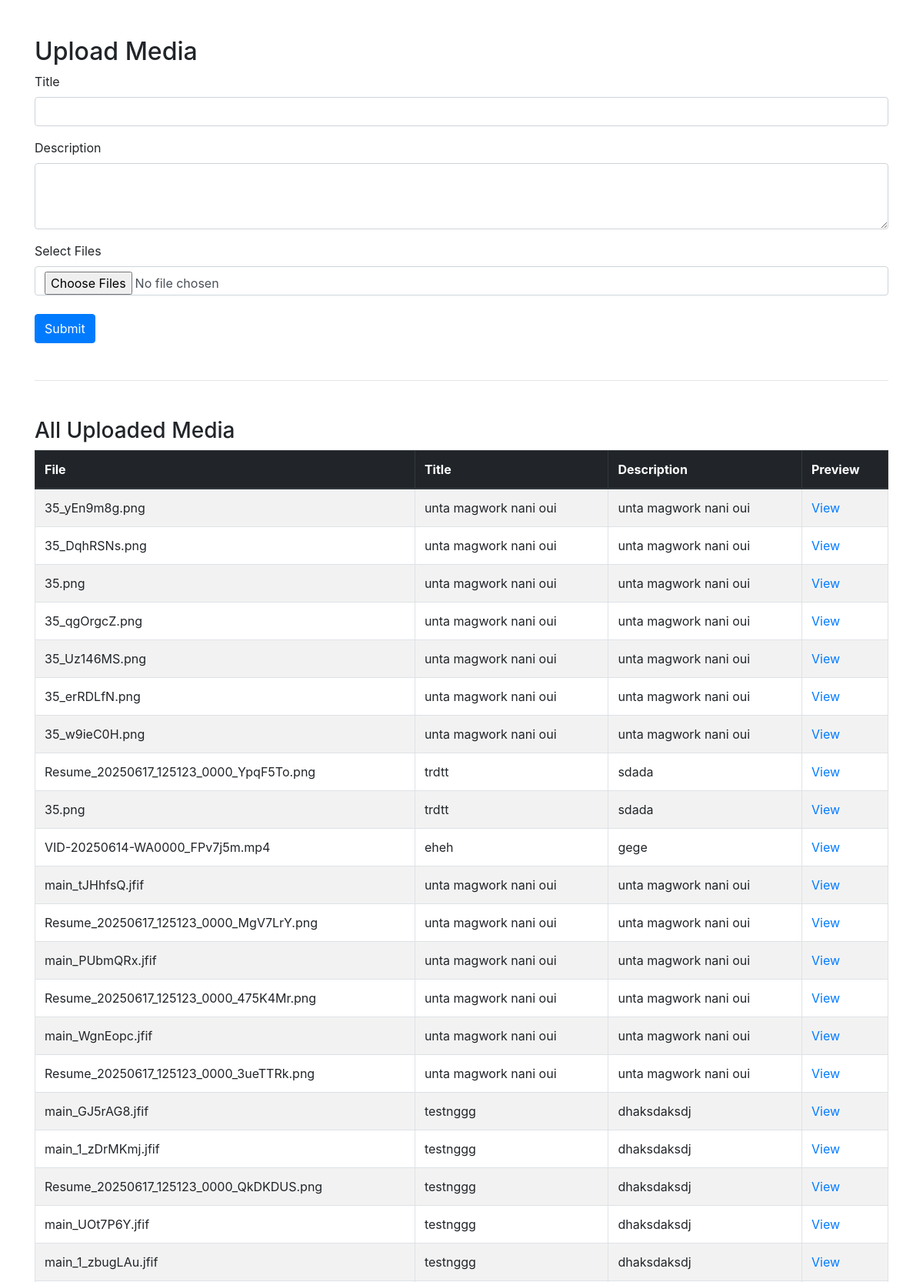
The app's page /agallery/ (upper part) with its own data.
### authentication/models.py (models this page shows)
class Files(models.Model):
    file = models.FileField(upload_to='files/')
    title = models.CharField(max_length=255)
    description = models.TextField()

### authentication/views.py (the view, shortened to what this page needs)
# urls.py: path('agallery/', views.agallery, name="agallery"),
def agallery(request):
    all_files = Files.objects.all().order_by('-id')
    return render(request, "authentication/admin/agallery.html", {
        'files': all_files
    })

### templates/authentication/admin/agallery.html (shortened to what this page needs)
<!DOCTYPE html>
<html>
<head>
    <link rel="stylesheet" href="https://cdn.jsdelivr.net/npm/bootstrap@4.1.3/dist/css/bootstrap.min.css">
</head>
<body class="container mt-5">
    <h2>Upload Media</h2>
    <form method="post" enctype="multipart/form-data">
        <div class="form-group">
            <label>Title</label>
            <input type="text" name="title" class="form-control" required>
        </div>
        <div class="form-group">
            <label>Description</label>
            <textarea name="description" rows="3" class="form-control" required></textarea>
        </div>
        <div class="form-group">
            <label>Select Files</label>
            <input type="file" name="files" multiple accept="image/*,video/*,audio/*" class="form-control" required>
        </div>
        <button type="submit" class="btn btn-primary mt-2">Submit</button>
    </form>
<hr class="my-5">
<h3>All Uploaded Media</h3>
<table class="table table-bordered table-striped">
    <thead class="thead-dark">
        <tr>
            <th>File</th>
            <th>Title</th>
            <th>Description</th>
            <th>Preview</th>
        </tr>
    </thead>
    <tbody>
        {% for file in files %}
        <tr>
            <td>{{ file.file.name|slice:"6:" }}</td>
            <td>{{ file.title }}</td>
            <td>{{ file.description }}</td>
            <td><a href="{{ file.file.url }}" target="_blank">View</a></td>
        </tr>
        {% empty %}
        <tr>
            <td colspan="4" class="text-center">No media uploaded yet.</td>
        </tr>
        {% endfor %}
    </tbody>
</table>
</body>
</html>

### records on screen
Files: file.name "35_yEn9m8g.png", title "unta magwork nani oui", description "unta magwork nani oui"
Files: file.name "35_DqhRSNs.png", title "unta magwork nani oui", description "unta magwork nani oui"
Files: file.name "35.png", title "unta magwork nani oui", description "unta magwork nani oui"
Files: file.name "35_qgOrgcZ.png", title "unta magwork nani oui", description "unta magwork nani oui"
Files: file.name "35_Uz146MS.png", title "unta magwork nani oui", description "unta magwork nani oui"
Files: file.name "35_erRDLfN.png", title "unta magwork nani oui", description "unta magwork nani oui"
Files: file.name "35_w9ieC0H.png", title "unta magwork nani oui", description "unta magwork nani oui"
Files: file.name "Resume_20250617_125123_0000_YpqF5To.png", title "trdtt", description "sdada"
Files: file.name "35.png", title "trdtt", description "sdada"
Files: file.name "VID-20250614-WA0000_FPv7j5m.mp4", title "eheh", description "gege"
Files: file.name "main_tJHhfsQ.jfif", title "unta magwork nani oui", description "unta magwork nani oui"
Files: file.name "Resume_20250617_125123_0000_MgV7LrY.png", title "unta magwork nani oui", description "unta magwork nani oui"
Files: file.name "main_PUbmQRx.jfif", title "unta magwork nani oui", description "unta magwork nani oui"
Files: file.name "Resume_20250617_125123_0000_475K4Mr.png", title "unta magwork nani oui", description "unta magwork nani oui"
Files: file.name "main_WgnEopc.jfif", title "unta magwork nani oui", description "unta magwork nani oui"
Files: file.name "Resume_20250617_125123_0000_3ueTTRk.png", title "unta magwork nani oui", description "unta magwork nani oui"
Files: file.name "main_GJ5rAG8.jfif", title "testnggg", description "dhaksdaksdj"
Files: file.name "main_1_zDrMKmj.jfif", title "testnggg", description "dhaksdaksdj"
Files: file.name "Resume_20250617_125123_0000_QkDKDUS.png", title "testnggg", description "dhaksdaksdj"
Files: file.name "main_UOt7P6Y.jfif", title "testnggg", description "dhaksdaksdj"
Files: file.name "main_1_zbugLAu.jfif", title "testnggg", description "dhaksdaksdj"
